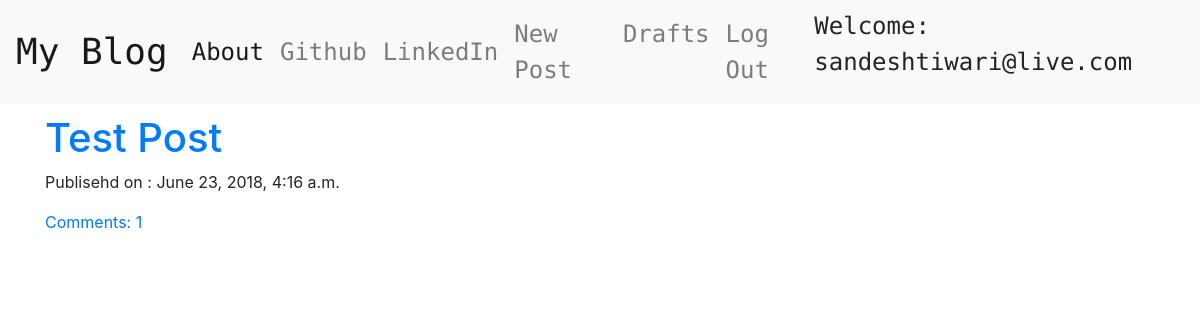
The app's page / (signed in) with its own data.
### blog/models.py (models this page shows, shortened)
class Post(models.Model):
    author = models.ForeignKey('auth.User', on_delete=models.CASCADE)
    title = models.CharField(max_length=200)
    text = models.TextField()
    create_date = models.DateTimeField(default=timezone.now)
    published_date = models.DateTimeField(blank=True, null=True)
    def approve_comments(self):
        return self.comments.filter(approved_comment=True)

### blog/views.py (the view)
# urls.py: path('',views.PostListView.as_view(), name='post_list'),
class PostListView(ListView):
    model = Post
    def get_queryset(self):
        return Post.objects.filter(published_date__lte=timezone.now()).order_by('-published_date')

### blog/templates/blog/post_list.html
{% extends 'blog/base.html' %}
{% block content %}
<div class="centerstage">
  {% for post in post_list %}
  <div class="post">
    <h1> <a href="{% url 'post_detail' pk=post.pk %}">{{ post.title }}</a> </h1>
    <div class="date">
      <p>Publisehd on : {{ post.published_date }}</p>
    </div>
    <a href="{% url 'post_detail' pk=post.pk %}">Comments: {{ post.approve_comments.count }}</a>
  </div>
  {% endfor %}
</div>
{% endblock %}

### blog/templates/blog/base.html (shortened to what this page needs)
<!DOCTYPE html>
{% load staticfiles %}
<html lang="en" dir="ltr">
  <head>
    <link rel="stylesheet" href="https://stackpath.bootstrapcdn.com/bootstrap/4.1.1/css/bootstrap.min.css">
    <link rel="stylesheet" href="//cdn.jsdelivr.net/npm/medium-editor@latest/dist/css/medium-editor.min.css" type="text/css" media="screen" charset="utf-8">
    <link rel="stylesheet" href="{% static 'css/blog.css' %}">
    <link rel="stylesheet" href="https://use.fontawesome.com/releases/v5.1.0/css/all.css">
  </head>
  <body>
    <nav class="navbar navbar-expand-lg navbar-light bg-light techfont">
      <a class="navbar-brand bigbrand" href="{% url 'post_list' %}">My Blog</a>
      <div class="collapse navbar-collapse" id="navbarNav">
        <ul class="navbar-nav">
          <li class="nav-item active">
            <a class="nav-link" href="{% url 'about' %}">About</a>
          </li>
          <li class="nav-item">
            <a class="nav-link" href="https://github.com/sandeshtiwari/Blog">Github</a>
          </li>
          <li class="nav-item">
            <a class="nav-link" href="https://www.linkedin.com/in/sandesh-tiwari/">LinkedIn</a>
          </li>
        </ul>
        <ul class="navbar-nav ml-auto">
          {% if user.is_authenticated %}
          <li class="nav-item">
              <a class="nav-link" href="{% url 'post_new' %}">New Post</a>
          </li>
          <li class="nav-item">
              <a class="nav-link" href="{% url 'post_draft_list' %}">Drafts</a>
          </li>
          <li class="nav-item">
              <a class="nav-link" href="{% url 'logout' %}">Log Out</a>
          </li>
          <li class="nav-item">
              <a>Welcome: {{ user.username }}</a>
          </li>
          {% else %}
          <li> <a class="nav-link" href="{% url 'login' %}"> <i class="fas fa-user"></i> </a> </li>
          {% endif %}
        </ul>
      </div>
  </nav>
  <div class="content container">
    <div class="row">
      <div class="col-md-8">
        <div class="blog_posts">
          {% block content %}
          {% endblock %}
        </div>
      </div>
    </div>
  </div>
  </body>
</html>

### blog/static/css/blog.css (style rules this page uses)
.techfont { font-family: 'Encode Sans Condensed', sans-serif; font-size: 1.5em; margin-bottom: 10px; }
.bigbrand { font-size: 1.5em; }
.centerstage { margin-left: auto; margin-right: auto; }

### records on screen
Post: title "Test Post", published_date "June 23, 2018, 4:16 a.m.", approve_comments.count "1"

### other values on screen
{{ user.username }} "sandeshtiwari@live.com"
